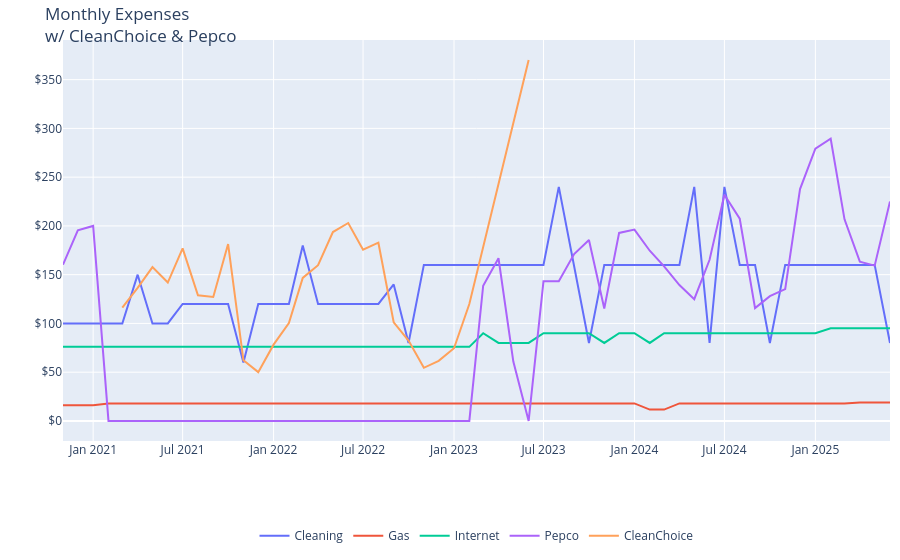

Notebook code for this chart:
### Markdown cell above
This is the only time you'll see the Pepco / CleanChoice data. After this, they'll be consolidated into "Electric"

### Code cell
import warnings

# uppress specific FutureWarning
warnings.filterwarnings("ignore", category=FutureWarning)


# group by year, month, and expense type, then sum Amount
monthly_expense_amount = (
    df.groupby([df["Date"].dt.to_period("M"), "Expense"])["Amount"].sum().reset_index()
)
monthly_expense_amount["Date"] = monthly_expense_amount["Date"].astype(
    str
)  # convert to string for Plotly

# plot
fig = px.line(
    monthly_expense_amount,
    x="Date",
    y="Amount",
    color="Expense",
    title="Monthly Expenses<br>w/ CleanChoice & Pepco",
    labels={
        "Date": "Month and Year",
        "Amount": "Amount ($)",
        "Expense": "",
    },
    hover_data={"Expense": True},
)

# format y-axis to show currency
fig.update_traces(
    hovertemplate="Month and Year: %{x}<br>Amount: $%{y:.2f}<br>Expense Type: %{customdata}"
)

# format for mobile
fig.update_layout(
    xaxis=dict(title=""),
    yaxis=dict(
        title="",
        tickprefix="$",
    ),
    margin=dict(
        t=40,
        b=30,
        l=10,
        r=10,
    ),
    legend=dict(
        orientation="h",
        x=0.5,
        xanchor="center",
        y=-0.2,
    ),
)


fig.show()

### Figure 1 — Plotly figure (JSON) as saved in the notebook; plotly's stock layout.template omitted (floating-point values rounded to 4 significant figures)
{"data": [{"customdata": [["Cleaning"], ["Cleaning"], ["Cleaning"], ["Cleaning"], ["Cleaning"], ["Cleaning"], ["Cleaning"], ["Cleaning"], ["Cleaning"], ["Cleaning"], ["Cleaning"], ["Cleaning"], ["Cleaning"], ["Cleaning"], ["Cleaning"], ["Cleaning"], ["Cleaning"], ["Cleaning"], ["Cleaning"], ["Cleaning"], ["Cleaning"], ["Cleaning"], ["Cleaning"], ["Cleaning"], ["Cleaning"], ["Cleaning"], ["Cleaning"], ["Cleaning"], ["Cleaning"], ["Cleaning"], ["Cleaning"], ["Cleaning"], ["Cleaning"], ["Cleaning"], ["Cleaning"], ["Cleaning"], ["Cleaning"], ["Cleaning"], ["Cleaning"], ["Cleaning"], ["Cleaning"], ["Cleaning"], ["Cleaning"], ["Cleaning"], ["Cleaning"], ["Cleaning"], ["Cleaning"], ["Cleaning"], ["Cleaning"], ["Cleaning"], ["Cleaning"], ["Cleaning"], ["Cleaning"], ["Cleaning"], ["Cleaning"], ["Cleaning"]], "hovertemplate": "Month and Year: %{x}<br>Amount: $%{y:.2f}<br>Expense Type: %{customdata}", "legendgroup": "Cleaning", "line": {"color": "#636efa", "dash": "solid"}, "marker": {"symbol": "circle"}, "mode": "lines", "name": "Cleaning", "orientation": "v", "showlegend": true, "type": "scatter", "x": ["2020-11", "2020-12", "2021-01", "2021-02", "2021-03", "2021-04", "2021-05", "2021-06", "2021-07", "2021-08", "2021-09", "2021-10", "2021-11", "2021-12", "2022-01", "2022-02", "2022-03", "2022-04", "2022-05", "2022-06", "2022-07", "2022-08", "2022-09", "2022-10", "2022-11", "2022-12", "2023-01", "2023-02", "2023-03", "2023-04", "2023-05", "2023-06", "2023-07", "2023-08", "2023-09", "2023-10", "2023-11", "2023-12", "2024-01", "2024-02", "2024-03", "2024-04", "2024-05", "2024-06", "2024-07", "2024-08", "2024-09", "2024-10", "2024-11", "2024-12", "2025-01", "2025-02", "2025-03", "2025-04", "2025-05", "2025-06"], "xaxis": "x", "y": [100, 100, 100, 100, 100, 150, 100, 100, 120, 120, 120, 120, 60, 120, 120, 120, 180, 120, 120, 120, 120, 120, 140, 80, 160, 160, 160, 160, 160, 160, 160, 160, 160, 240, 160, 80, 160, 160, 160, 160, 160, 160, 240, 80, 240, 160, 160, 80, 160, 160, 160, 160, 160, 160, 160, 80], "yaxis": "y"}, {"customdata": [["Gas"], ["Gas"], ["Gas"], ["Gas"], ["Gas"], ["Gas"], ["Gas"], ["Gas"], ["Gas"], ["Gas"], ["Gas"], ["Gas"], ["Gas"], ["Gas"], ["Gas"], ["Gas"], ["Gas"], ["Gas"], ["Gas"], ["Gas"], ["Gas"], ["Gas"], ["Gas"], ["Gas"], ["Gas"], ["Gas"], ["Gas"], ["Gas"], ["Gas"], ["Gas"], ["Gas"], ["Gas"], ["Gas"], ["Gas"], ["Gas"], ["Gas"], ["Gas"], ["Gas"], ["Gas"], ["Gas"], ["Gas"], ["Gas"], ["Gas"], ["Gas"], ["Gas"], ["Gas"], ["Gas"], ["Gas"], ["Gas"], ["Gas"], ["Gas"], ["Gas"], ["Gas"], ["Gas"], ["Gas"], ["Gas"]], "hovertemplate": "Month and Year: %{x}<br>Amount: $%{y:.2f}<br>Expense Type: %{customdata}", "legendgroup": "Gas", "line": {"color": "#EF553B", "dash": "solid"}, "marker": {"symbol": "circle"}, "mode": "lines", "name": "Gas", "orientation": "v", "showlegend": true, "type": "scatter", "x": ["2020-11", "2020-12", "2021-01", "2021-02", "2021-03", "2021-04", "2021-05", "2021-06", "2021-07", "2021-08", "2021-09", "2021-10", "2021-11", "2021-12", "2022-01", "2022-02", "2022-03", "2022-04", "2022-05", "2022-06", "2022-07", "2022-08", "2022-09", "2022-10", "2022-11", "2022-12", "2023-01", "2023-02", "2023-03", "2023-04", "2023-05", "2023-06", "2023-07", "2023-08", "2023-09", "2023-10", "2023-11", "2023-12", "2024-01", "2024-02", "2024-03", "2024-04", "2024-05", "2024-06", "2024-07", "2024-08", "2024-09", "2024-10", "2024-11", "2024-12", "2025-01", "2025-02", "2025-03", "2025-04", "2025-05", "2025-06"], "xaxis": "x", "y": [16, 16, 16, 18, 18, 18, 18, 18, 18, 18, 18, 18, 18, 18, 18, 18, 18, 18, 18, 18, 18, 18, 18, 18, 18, 18, 18, 18, 18, 18, 18, 18, 18, 18, 18, 18, 18, 18, 18, 11.66, 11.66, 18, 18, 18, 18, 18, 18, 18, 18, 18, 18, 18, 18, 19, 19, 19], "yaxis": "y"}, {"customdata": [["Internet"], ["Internet"], ["Internet"], ["Internet"], ["Internet"], ["Internet"], ["Internet"], ["Internet"], ["Internet"], ["Internet"], ["Internet"], ["Internet"], ["Internet"], ["Internet"], ["Internet"], ["Internet"], ["Internet"], ["Internet"], ["Internet"], ["Internet"], ["Internet"], ["Internet"], ["Internet"], ["Internet"], ["Internet"], ["Internet"], ["Internet"], ["Internet"], ["Internet"], ["Internet"], ["Internet"], ["Internet"], ["Internet"], ["Internet"], ["Internet"], ["Internet"], ["Internet"], ["Internet"], ["Internet"], ["Internet"], ["Internet"], ["Internet"], ["Internet"], ["Internet"], ["Internet"], ["Internet"], ["Internet"], ["Internet"], ["Internet"], ["Internet"], ["Internet"], ["Internet"], ["Internet"], ["Internet"], ["Internet"], ["Internet"]], "hovertemplate": "Month and Year: %{x}<br>Amount: $%{y:.2f}<br>Expense Type: %{customdata}", "legendgroup": "Internet", "line": {"color": "#00cc96", "dash": "solid"}, "marker": {"symbol": "circle"}, "mode": "lines", "name": "Internet", "orientation": "v", "showlegend": true, "type": "scatter", "x": ["2020-11", "2020-12", "2021-01", "2021-02", "2021-03", "2021-04", "2021-05", "2021-06", "2021-07", "2021-08", "2021-09", "2021-10", "2021-11", "2021-12", "2022-01", "2022-02", "2022-03", "2022-04", "2022-05", "2022-06", "2022-07", "2022-08", "2022-09", "2022-10", "2022-11", "2022-12", "2023-01", "2023-02", "2023-03", "2023-04", "2023-05", "2023-06", "2023-07", "2023-08", "2023-09", "2023-10", "2023-11", "2023-12", "2024-01", "2024-02", "2024-03", "2024-04", "2024-05", "2024-06", "2024-07", "2024-08", "2024-09", "2024-10", "2024-11", "2024-12", "2025-01", "2025-02", "2025-03", "2025-04", "2025-05", "2025-06"], "xaxis": "x", "y": [76, 76, 76, 76, 76, 76, 76, 76, 76, 76, 76, 76, 76, 76, 76, 76, 76, 76, 76, 76, 76, 76, 76, 76, 76, 76, 76, 76, 89.99, 79.99, 79.99, 79.99, 89.99, 89.99, 89.99, 89.99, 79.99, 89.99, 89.99, 79.99, 89.99, 89.99, 89.99, 89.99, 89.99, 89.99, 89.99, 89.99, 89.99, 89.99, 89.99, 94.99, 94.99, 94.99, 94.99, 94.99], "yaxis": "y"}, {"customdata": [["Pepco"], ["Pepco"], ["Pepco"], ["Pepco"], ["Pepco"], ["Pepco"], ["Pepco"], ["Pepco"], ["Pepco"], ["Pepco"], ["Pepco"], ["Pepco"], ["Pepco"], ["Pepco"], ["Pepco"], ["Pepco"], ["Pepco"], ["Pepco"], ["Pepco"], ["Pepco"], ["Pepco"], ["Pepco"], ["Pepco"], ["Pepco"], ["Pepco"], ["Pepco"], ["Pepco"], ["Pepco"], ["Pepco"], ["Pepco"], ["Pepco"], ["Pepco"], ["Pepco"], ["Pepco"], ["Pepco"], ["Pepco"], ["Pepco"], ["Pepco"], ["Pepco"], ["Pepco"], ["Pepco"], ["Pepco"], ["Pepco"], ["Pepco"], ["Pepco"], ["Pepco"], ["Pepco"], ["Pepco"], ["Pepco"], ["Pepco"], ["Pepco"], ["Pepco"], ["Pepco"], ["Pepco"], ["Pepco"], ["Pepco"]], "hovertemplate": "Month and Year: %{x}<br>Amount: $%{y:.2f}<br>Expense Type: %{customdata}", "legendgroup": "Pepco", "line": {"color": "#ab63fa", "dash": "solid"}, "marker": {"symbol": "circle"}, "mode": "lines", "name": "Pepco", "orientation": "v", "showlegend": true, "type": "scatter", "x": ["2020-11", "2020-12", "2021-01", "2021-02", "2021-03", "2021-04", "2021-05", "2021-06", "2021-07", "2021-08", "2021-09", "2021-10", "2021-11", "2021-12", "2022-01", "2022-02", "2022-03", "2022-04", "2022-05", "2022-06", "2022-07", "2022-08", "2022-09", "2022-10", "2022-11", "2022-12", "2023-01", "2023-02", "2023-03", "2023-04", "2023-05", "2023-06", "2023-07", "2023-08", "2023-09", "2023-10", "2023-11", "2023-12", "2024-01", "2024-02", "2024-03", "2024-04", "2024-05", "2024-06", "2024-07", "2024-08", "2024-09", "2024-10", "2024-11", "2024-12", "2025-01", "2025-02", "2025-03", "2025-04", "2025-05", "2025-06"], "xaxis": "x", "y": [160.3, 195.5, 200, 0, 0, 0, 0, 0, 0, 0, 0, 0, 0, 0, 0, 0, 0, 0, 0, 0, 0, 0, 0, 0, 0, 0, 0, 0, 138.7, 166.8, 60.94, 0, 143.2, 143.2, 171.1, 185.5, 115.3, 192.8, 196.3, 174.6, 158.6, 139.3, 124.9, 165.3, 231.9, 207.4, 115.7, 127.9, 135.2, 237.8, 279.2, 289.4, 206.7, 163.3, 159.3, 225.1], "yaxis": "y"}, {"customdata": [["CleanChoice"], ["CleanChoice"], ["CleanChoice"], ["CleanChoice"], ["CleanChoice"], ["CleanChoice"], ["CleanChoice"], ["CleanChoice"], ["CleanChoice"], ["CleanChoice"], ["CleanChoice"], ["CleanChoice"], ["CleanChoice"], ["CleanChoice"], ["CleanChoice"], ["CleanChoice"], ["CleanChoice"], ["CleanChoice"], ["CleanChoice"], ["CleanChoice"], ["CleanChoice"], ["CleanChoice"], ["CleanChoice"], ["CleanChoice"], ["CleanChoice"]], "hovertemplate": "Month and Year: %{x}<br>Amount: $%{y:.2f}<br>Expense Type: %{customdata}", "legendgroup": "CleanChoice", "line": {"color": "#FFA15A", "dash": "solid"}, "marker": {"symbol": "circle"}, "mode": "lines", "name": "CleanChoice", "orientation": "v", "showlegend": true, "type": "scatter", "x": ["2021-03", "2021-04", "2021-05", "2021-06", "2021-07", "2021-08", "2021-09", "2021-10", "2021-11", "2021-12", "2022-01", "2022-02", "2022-03", "2022-04", "2022-05", "2022-06", "2022-07", "2022-08", "2022-09", "2022-10", "2022-11", "2022-12", "2023-01", "2023-02", "2023-06"], "xaxis": "x", "y": [116.2, 136.5, 157.7, 141.9, 176.9, 128.8, 127.2, 181.4, 62.2, 50.04, 78.24, 100.3, 146.7, 159.7, 193.7, 203.0, 175.7, 182.8, 101.2, 82.46, 54.51, 61.62, 74.53, 119.8, 370.1], "yaxis": "y"}], "layout": {"legend": {"orientation": "h", "title": {"text": ""}, "tracegroupgap": 0, "x": 0.5, "xanchor": "center", "y": -0.2}, "margin": {"b": 30, "l": 10, "r": 10, "t": 40}, "title": {"text": "Monthly Expenses<br>w/ CleanChoice & Pepco"}, "xaxis": {"anchor": "y", "domain": [0, 1], "title": {"text": ""}}, "yaxis": {"anchor": "x", "domain": [0, 1], "tickprefix": "$", "title": {"text": ""}}}}
